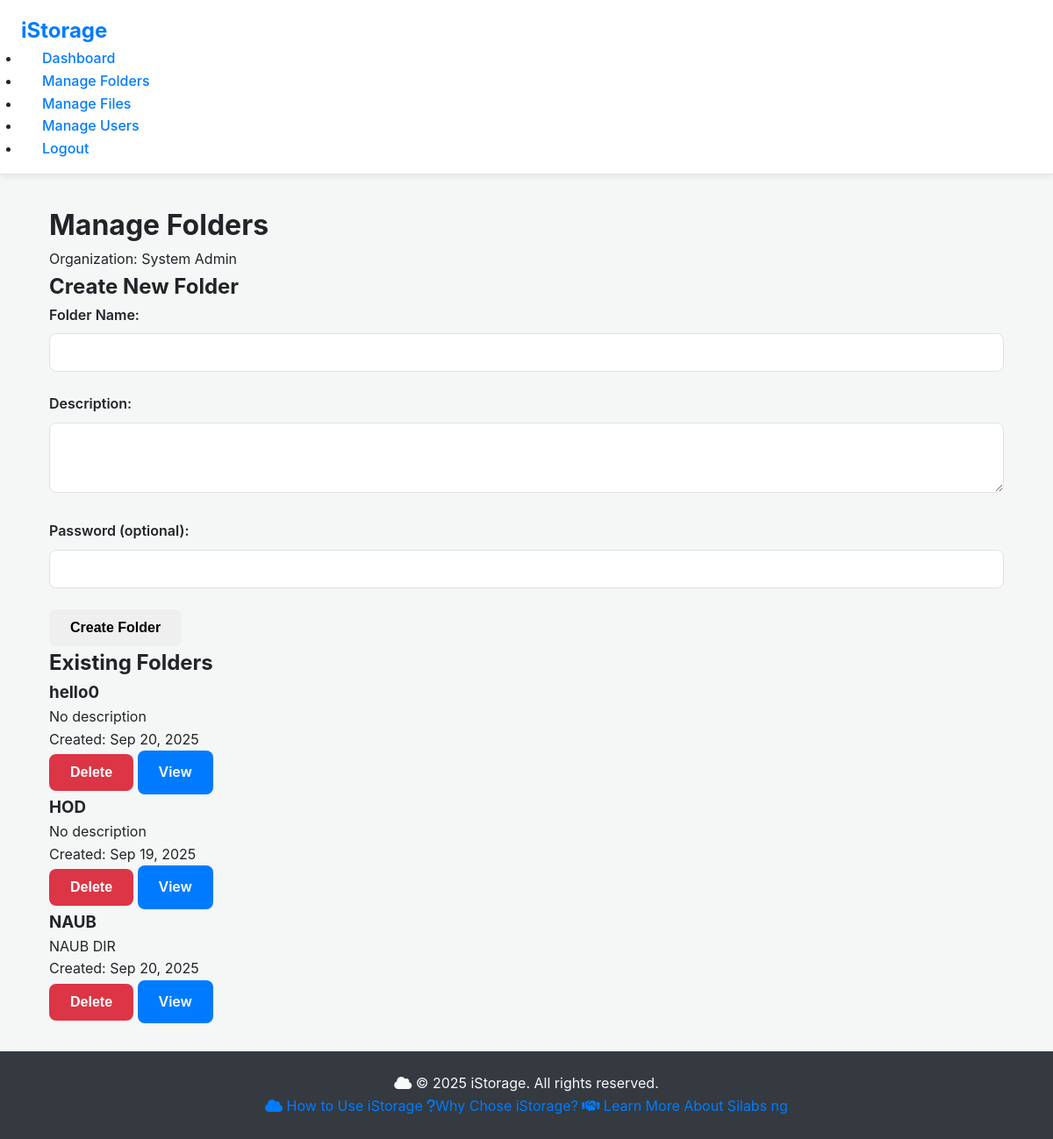
Screenshot of /views/manage_folders.php (signed in) with the database file from the repository.
### tables this page shows
CREATE TABLE `organizations` (
  `id` int(11) NOT NULL,
  `name` varchar(100) NOT NULL,
  `description` text DEFAULT NULL,
  `created_at` timestamp NOT NULL DEFAULT current_timestamp(),
  `approved` tinyint(1) NOT NULL DEFAULT 0,
  `approved_by` int(11) DEFAULT NULL,
  `approved_at` timestamp NULL DEFAULT NULL,
  `requested_by` int(11) DEFAULT NULL
);

CREATE TABLE `folders` (
  `id` int(11) NOT NULL,
  `organization_id` int(11) NOT NULL,
  `parent_folder_id` int(11) DEFAULT NULL,
  `name` varchar(100) NOT NULL,
  `description` text DEFAULT NULL,
  `created_by` int(11) NOT NULL,
  `created_at` timestamp NOT NULL DEFAULT current_timestamp(),
  `updated_at` timestamp NOT NULL DEFAULT current_timestamp() ON UPDATE current_timestamp(),
  `password_hash` varchar(255) DEFAULT NULL
);

### includes/config.php (called while the page is built, shortened)
<?php
function get_user_organization_id() {
    return isset($_SESSION['organization_id']) ? $_SESSION['organization_id'] : null;
}
?>

### models/Organization.php (called while the page is built, shortened)
<?php
class Organization {
    private $pdo;
    public function __construct($pdo) {
        $this->pdo = $pdo;
    }
    public function findById($id) {
        $stmt = $this->pdo->prepare("SELECT * FROM organizations WHERE id = ?");
        $stmt->execute([$id]);
        return $stmt->fetch();
    }
}
?>

### models/Folder.php (called while the page is built, shortened)
<?php
class Folder {
    private $pdo;
    public function __construct($pdo) {
        $this->pdo = $pdo;
    }
    public function getFoldersByOrganization($organization_id, $parent_folder_id = null) {
        if ($parent_folder_id === null) {
            $stmt = $this->pdo->prepare("SELECT * FROM folders WHERE organization_id = ? AND parent_folder_id IS NULL
                                        ORDER BY name");
            $stmt->execute([$organization_id]);
        } else {
            $stmt = $this->pdo->prepare("SELECT * FROM folders WHERE organization_id = ? AND parent_folder_id = ?
                                        ORDER BY name");
            $stmt->execute([$organization_id, $parent_folder_id]);
        }
        return $stmt->fetchAll();
    }
}
?>

### views/manage_folders.php (the view, shortened to what this page needs)
<?php
require_once '../includes/config.php';
require_once '../models/Folder.php';
require_once '../models/Organization.php';
$folder_model = new Folder($pdo);
$org_model = new Organization($pdo);
$org_id = get_user_organization_id();
$organization = $org_model->findById($org_id);
$folders = $folder_model->getFoldersByOrganization($org_id, null);
?>
<!DOCTYPE html>
<html lang="en">
<head>
    <link rel="stylesheet" href="../assets/css/style.css">
</head>
<body>
    <header>
        <div class="header-content">
            <div class="logo"><?php echo APP_NAME; ?></div>
            <nav>
                <ul>
                    <li><a href="admin_dashboard.php">Dashboard</a></li>
                    <li><a href="manage_folders.php">Manage Folders</a></li>
                    <li><a href="manage_files.php">Manage Files</a></li>
                    <li><a href="manage_users.php">Manage Users</a></li>
                    <li><a href="admin_dashboard.php?logout=1">Logout</a></li>
                </ul>
            </nav>
        </div>
    </header>
    <div class="container">
        <div class="main-content">
            <h1>Manage Folders</h1>
            <p>Organization: <?php echo $organization ? $organization['name'] : 'Unknown'; ?></p>
            <div class="form-container">
                <h2>Create New Folder</h2>
                <form action="manage_folders.php" method="POST">
                    <div class="form-group">
                        <label for="folder_name">Folder Name:</label>
                        <input type="text" id="folder_name" name="folder_name" required>
                    </div>
                    <div class="form-group">
                        <label for="folder_description">Description:</label>
                        <textarea id="folder_description" name="folder_description" rows="3"></textarea>
                    </div>
                    <div class="form-group">
                        <label for="folder_password">Password (optional):</label>
                        <input type="password" id="folder_password" name="folder_password">
                    </div>
                    <button type="submit" name="create_folder" class="btn btn-success">Create Folder</button>
                </form>
            </div>
            <h2>Existing Folders</h2>
            <div class="folder-grid">
                <?php foreach ($folders as $folder): ?>
                    <div class="folder-card">
                        <h3><?php echo $folder['name']; ?></h3>
                        <p><?php echo !empty($folder['description']) ? $folder['description'] : 'No description'; ?></p>
                        <p>Created: <?php echo date('M j, Y', strtotime($folder['created_at'])); ?></p>
                        <form action="manage_folders.php" method="POST" style="display: inline;">
                            <button type="submit" name="delete_folder" class="btn btn-danger"
                                    onclick="return confirm('Are you sure you want to delete this folder and all its contents?')">Delete</button>
                        </form>
                        <a href="folder_view.php?folder_id=<?php echo $folder['id']; ?>" class="btn btn-primary">View</a>
                    </div>
                <?php endforeach; ?>
            </div>
        </div>
    </div>
</body>
</html>
<?php
include "footer.php";
?>

### assets/css/style.css (style rules this page uses)
:root { --primary-color: #007bff; --primary-hover-color: #0056b3; --secondary-color: #6c757d; --success-color: #28a745; --danger-color: #dc3545; --light-color: #f8f9fa; --dark-color: #343a40; --text-color: #212529; --body-bg: #f4f7f6; --card-bg: #ffffff; --border-color: #dee2e6; --border-radius: 0.5rem; --box-shadow: 0 4px 6px rgba(0, 0, 0, 0.05); --font-family: 'Inter', -apple-system, BlinkMacSystemFont, "Segoe UI", Roboto, "Helvetica Neue", Arial, sans-serif; }
* { box-sizing: border-box; margin: 0; padding: 0; }
body { font-family: var(--font-family); line-height: 1.6; color: var(--text-color); background-color: var(--body-bg); }
a { color: var(--primary-color); text-decoration: none; transition: color 0.2s ease-in-out; }
.main-content { flex-grow: 1; padding: 2rem; overflow-y: auto; list-style: none; }
.container { width: 100%; max-width: 1200px; margin: 0 auto; padding: 0 1.5rem; }
header { background-color: var(--card-bg); padding: 1rem 1.5rem; box-shadow: var(--box-shadow); border-bottom: 1px solid var(--border-color); display: flex; justify-content: space-between; align-items: center; position: sticky; top: 0; z-index: 1000; width: 100%; }
header .logo { font-size: 1.5rem; font-weight: 700; color: var(--primary-color); }
header nav a { margin-left: 0.5rem; padding: 0.5rem 1rem; border-radius: var(--border-radius); font-weight: 500; transition: background-color 0.2s ease-in-out; }
.form-group { margin-bottom: 1.5rem; }
.form-group label { display: block; font-weight: 600; margin-bottom: 0.5rem; }
.form-group input[type="text"], .form-group input[type="email"], .form-group input[type="password"], .form-group input[type="file"], .form-group textarea, .form-group select { width: 100%; padding: 0.75rem 1rem; border: 1px solid var(--border-color); border-radius: var(--border-radius); font-size: 1rem; transition: border-color 0.2s, box-shadow 0.2s; }
.btn { display: inline-block; padding: 0.75rem 1.5rem; border-radius: var(--border-radius); border: none; font-size: 1rem; font-weight: 600; cursor: pointer; text-align: center; transition: background-color 0.2s, transform 0.1s; }
.btn-primary { background-color: var(--primary-color); color: white; }
.btn-danger { background-color: var(--danger-color); color: white; }

### rows the page displays
organizations: name "System Admin"
folders: name "hello0", description "No description", created_at "Sep 20, 2025"
folders: name "HOD", description "No description", created_at "Sep 19, 2025"
folders: name "NAUB", description "NAUB DIR", created_at "Sep 20, 2025"

### other values shown
APP_NAME "iStorage"
